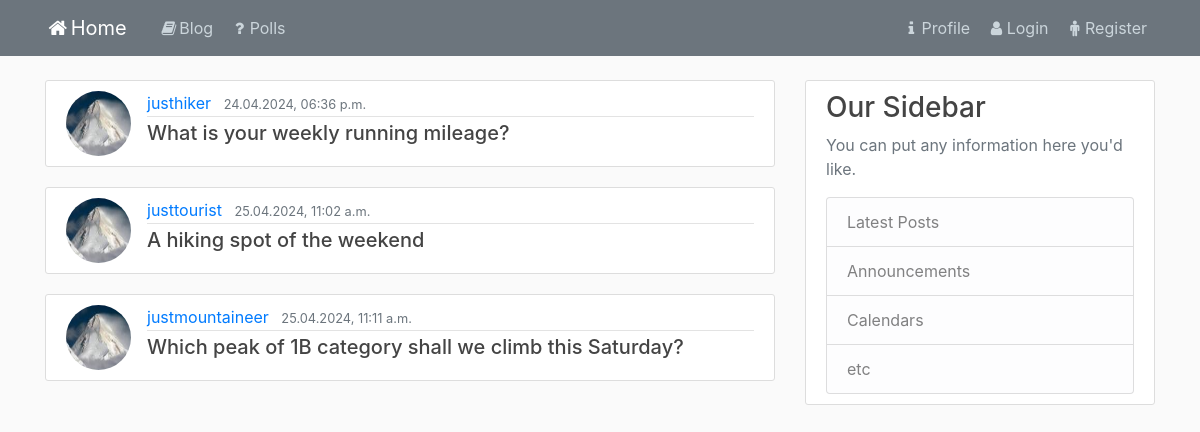
Screenshot of /polls/ with the database file from the repository.
### polls/models.py (models this page shows, shortened)
class Question(models.Model):
    question_text = models.CharField(max_length=255)
    publication_date = models.DateTimeField(default=timezone.now)
    author = models.ForeignKey(User, on_delete=models.CASCADE)

### user/models.py (models this page shows, shortened)
class Profile(models.Model):
    user = models.OneToOneField(User, on_delete=models.CASCADE)
    image = models.ImageField(default='default.jpg', upload_to='profile_pics')

### polls/views.py (the view)
# urls.py: path('', views.IndexListView.as_view(), name='polls-index'),
class IndexListView(generic.ListView):
    template_name = 'polls/polls_index.html'
    queryset = Question.objects.all()

### polls/templates/polls/polls_index.html
{% extends 'blog/base_blog.html' %}
{% block content %}
{% if question_list %}
    {% for question in question_list %}
        <article class="media content-section">
            <img class="rounded-circle article-img" src="{{ question.author.profile.image.url }}">
            <div class="media-body">
                <div class="article-metadata">
                    <a class="mr-2" href="#">{{ question.author }}</a>
                    <small class="text-muted">{{ question.publication_date|date:'d.m.Y, h:i a' }}</small>
                </div>
                <h5><a class="article-title" href="{% url 'polls:polls-detail' question.id %}">{{ question.question_text }}</a></h5>
            </div>
        </article>
    {% endfor %}
{% else %}
    <p>No polls are currently available.</p>
{% endif %}
{% endblock content %}

### blog/static/blog/base.css (style rules this page uses)
body { background: #fafafa; color: #333333; margin-top: 5rem; }
h1, h2, h3, h4, h5, h6 { color: #444444; }
.content-section { background: #ffffff; padding: 10px 20px; border: 1px solid #dddddd; border-radius: 3px; margin-bottom: 20px; }
.article-title { color: #444444; }
.article-img { height: 65px; width: 65px; margin-right: 16px; }
.article-metadata { padding-bottom: 1px; margin-bottom: 4px; border-bottom: 1px solid #e3e3e3 }

### rows the page displays
Question: author.profile.image (placeholder picture), author "justhiker", publication_date "24.04.2024, 06:36 p.m.", question_text "What is your weekly running mileage?"
Question: author.profile.image (placeholder picture), author "justtourist", publication_date "25.04.2024, 11:02 a.m.", question_text "A hiking spot of the weekend"
Question: author.profile.image (placeholder picture), author "justmountaineer", publication_date "25.04.2024, 11:11 a.m.", question_text "Which peak of 1B category shall we climb this Saturday?"
